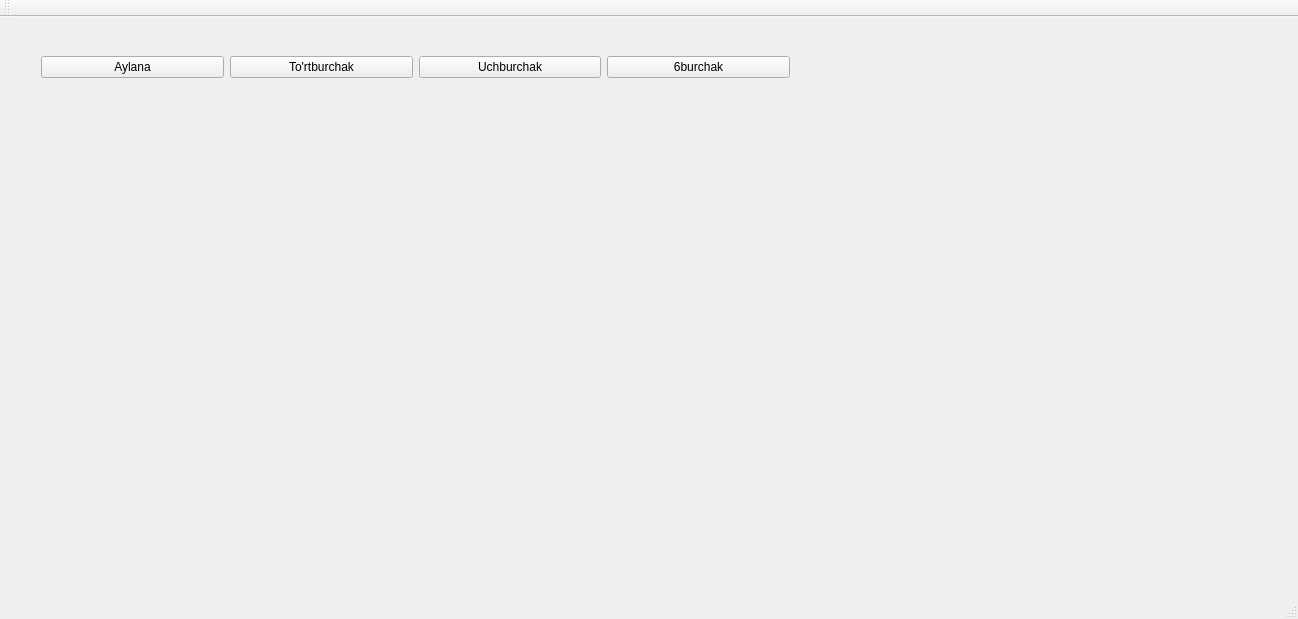
<?xml version="1.0" encoding="UTF-8"?>
<ui version="4.0">
 <class>MainWindow</class>
 <widget class="QMainWindow" name="MainWindow">
  <property name="geometry">
   <rect>
    <x>0</x>
    <y>0</y>
    <width>1298</width>
    <height>619</height>
   </rect>
  </property>
  <property name="windowTitle">
   <string>MainWindow</string>
  </property>
  <widget class="QWidget" name="centralWidget">
   <widget class="QWidget" name="widget" native="true">
    <property name="geometry">
     <rect>
      <x>40</x>
      <y>140</y>
      <width>391</width>
      <height>261</height>
     </rect>
    </property>
   </widget>
   <widget class="QWidget" name="layoutWidget">
    <property name="geometry">
     <rect>
      <x>30</x>
      <y>20</y>
      <width>771</width>
      <height>61</height>
     </rect>
    </property>
    <layout class="QHBoxLayout" name="horizontalLayout">
     <item>
      <widget class="QPushButton" name="pushButton">
       <property name="text">
        <string>Aylana</string>
       </property>
       <property name="icon">
        <iconset>
         <normaloff>../../Desktop/photo_2021-02-22_14-16-09.jpg</normaloff>../../Desktop/photo_2021-02-22_14-16-09.jpg</iconset>
       </property>
       <property name="iconSize">
        <size>
         <width>50</width>
         <height>50</height>
        </size>
       </property>
      </widget>
     </item>
     <item>
      <widget class="QPushButton" name="pushButton_2">
       <property name="text">
        <string>To'rtburchak</string>
       </property>
       <property name="icon">
        <iconset>
         <normaloff>../../Desktop/photo_2021-02-22_14-16-09 (2).jpg</normaloff>../../Desktop/photo_2021-02-22_14-16-09 (2).jpg</iconset>
       </property>
       <property name="iconSize">
        <size>
         <width>50</width>
         <height>50</height>
        </size>
       </property>
      </widget>
     </item>
     <item>
      <widget class="QPushButton" name="pushButton_4">
       <property name="text">
        <string>Uchburchak</string>
       </property>
       <property name="icon">
        <iconset>
         <normaloff>../../Desktop/photo_2021-02-22_14-16-09 (3).jpg</normaloff>../../Desktop/photo_2021-02-22_14-16-09 (3).jpg</iconset>
       </property>
       <property name="iconSize">
        <size>
         <width>50</width>
         <height>50</height>
        </size>
       </property>
      </widget>
     </item>
     <item>
      <widget class="QPushButton" name="pushButton_3">
       <property name="text">
        <string>6burchak</string>
       </property>
       <property name="icon">
        <iconset>
         <normaloff>../../Desktop/photo_2021-02-22_14-16-09 (4).jpg</normaloff>../../Desktop/photo_2021-02-22_14-16-09 (4).jpg</iconset>
       </property>
       <property name="iconSize">
        <size>
         <width>50</width>
         <height>50</height>
        </size>
       </property>
      </widget>
     </item>
    </layout>
   </widget>
  </widget>
  <widget class="QMenuBar" name="menuBar">
   <property name="geometry">
    <rect>
     <x>0</x>
     <y>0</y>
     <width>1298</width>
     <height>26</height>
    </rect>
   </property>
  </widget>
  <widget class="QToolBar" name="mainToolBar">
   <attribute name="toolBarArea">
    <enum>TopToolBarArea</enum>
   </attribute>
   <attribute name="toolBarBreak">
    <bool>false</bool>
   </attribute>
  </widget>
  <widget class="QStatusBar" name="statusBar"/>
 </widget>
 <layoutdefault spacing="6" margin="11"/>
 <resources/>
 <connections/>
</ui>
